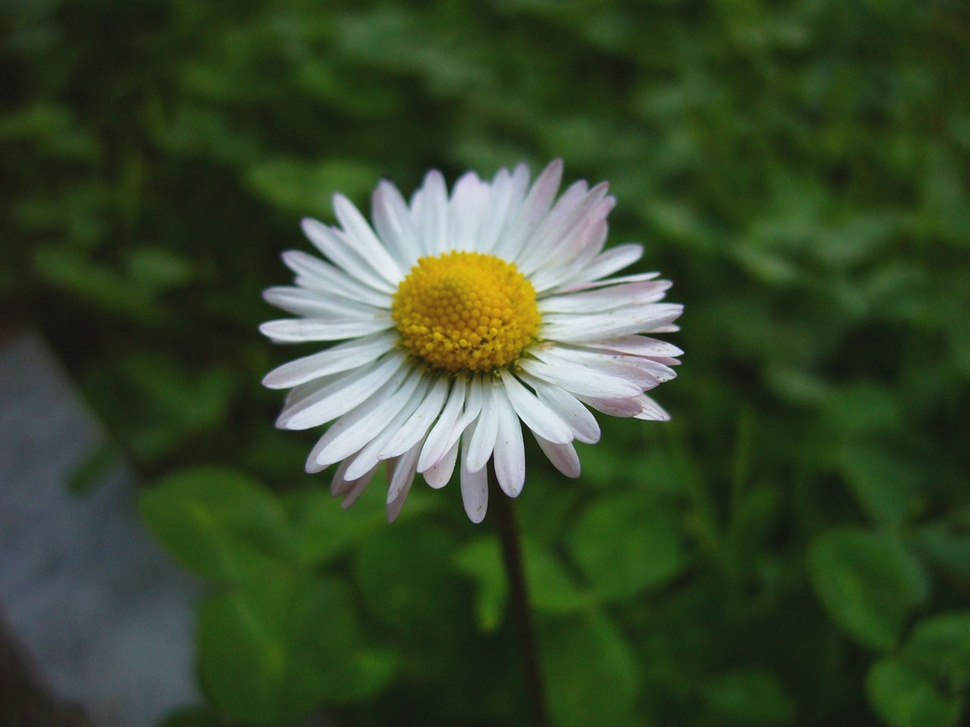
#> input picture EN/07/flower.jpg, 970 x 727 px, shrunk from 1280 x 960 before the run
$ jupyter execute --allow-errors '7 - Machine learning data preparation.ipynb'
#> lines starting #> are read from the running program, lines starting #| are printed output that depends on the picture
# 7 Machine learning data preparation

In this chapter we will be doing various operations on data in order to prepare it for our machine learning algorithms.

To get started, we have to import some packages which will help us in data preparation. These packages, or libraries as we call them, are:
- pandas, for working with tabular data
- numpy, for the mathematical operations
- sklearn, for the machine learning algorithms and other handy functions
- cv2 - for operating with images
- matplotlib - for displaying plots and graphs

[cell 1]
import cv2
import matplotlib.pyplot as plt
import pandas as pd
import numpy as np
from sklearn.feature_extraction import DictVectorizer
from sklearn.model_selection import train_test_split
from sklearn import svm

We are loading the dataset and printing the first 5 rows to see which features it has. This is just to give us an idea of what we are working with.

#> (a cell that did not finish here is left out)

We may perform some analysis on the dataset to see how many different high schools are mentioned in it.

#> (a cell that did not finish here is left out)

## Performing manual annotations on a simple data set (created in the classroom).

In this dataset there is information present for each student such as: his/her name, age, sex, their height in centimeters, which high school are they attending and their average grade (1 is lowest, 5 is the highest). Lets say for example we are a professor and want to have even more information from this dataset. In that case, one approach would be to add information if the student will pass or not according to their average grade. We can manually add another column in the dataset which will be called "Has passed" and will contain yes or no values, represented as ones and zeros respectfully.

#> (a cell that did not finish here is left out)

#> (a cell that did not finish here is left out)

Now we can see that our dataset has additionally a column named "has passed". We may add additional columns in the future depending on what we are asked to do.

## Experimenting with feature extraction

Feature extraction is the task of converting the features we already have in our dataset, into features that will be suitable for use by the machine learning algorithms. Since the algorithms are designed to better handle data which is in numerical format, our next stop in this feature extraction will be just that, to transform our data into something numerical.

Firstly we arrange our dataset into a python dictionary. We do this since the method that will convert our features into numerical features accepts dictionaries.

[cell 6]
dataset_as_dictionary = []
#> (the rest of this cell did not finish here and is left out)

We use the **DictVectorizer** class of the sklearn library in order to achieve our goal of obtaining numerical features. We create an instance of that class and call the **fit_transform()** method that will analyze the data and convert it to numbers accordingly.

[cell 7]
vect = DictVectorizer()
#> (the rest of this cell did not finish here and is left out)

We see that instead of having features in string representation, now they are transformed into a numerical representation.

## Dividing the data set in training and testing sets

An important step when making machine learning models is dividing the data into a training dataset and a testing dataset.
We do this because if we train and test the machine learning model on the same dataset, then the results will not tell us how well our model is going to perform when presented with new and unseen data. So the solution is dividing the dataset into a training and testing dataset. Like the name suggests, one will be used only in the training part of the model, while we get our metrics and make assumptions about the model when we run it on the testing dataset.

For our small dataset, it is possible to manually divide the dataset into a train and test dataset. But, when we will work with big datasets, this is going to become infeasible. We can use the helpful functionalities that the sklearn library gives us, namely the **train_test_split()** function to automatically split the dataset. Since machine learning models taka data as input and predict some target variable, we need to pass the same to the function.

In our scenario, we want to be able to predict if a student has a passing grade. The input that we will give to the machine learning model is going to be the students general information, disregarding their average grade. Here we again transform only the data that we need as input to the model into dictionaries which will be used for feature extraction.

[cell 8]
# FOR X
x_data_as_dictionary = []
#> (the rest of this cell did not finish here and is left out)

As for the target variable, we don't have to do any feature extraction, we can just use it as is. Our target variable is the "has passed" column of our dataset.

[cell 9]
vect = DictVectorizer()
#> (the rest of this cell did not finish here and is left out)

We split the dataset into 4 parts:
- x_train is the input to the model during training
- y_train is the target variable which will be used during training of the model

- x_test is the input to the model when we want to make a prediction, or compute how well our model is performing
- y_test is the target variable which we check to see if our model got right when it makes a prediction

#> (a cell that did not finish here is left out)

We create an instance of the **Support Vector Machine** model with the help of the sklearn library. In the **fit()** function we pass to it the data it needs during training.

[cell 11]
MLModel = svm.SVC()
#> (the rest of this cell did not finish here and is left out)

At the end we made a prediction about the data that we have in the testing dataset, each element representing if the student passed or not.

#> (a cell that did not finish here is left out)

## Using augmentation of the data

Most common use case for data augmentation is in images. Some machine learning models are designed to take images as input. Images are represented as three dimensional arrays, one dimension being the width, second being the height and the third one is the color (red, green, blue). The values of the width and height arrays represent the pixel intensity of a specific color.

Some forms of data augmentation in images can be quite simple. For example:
- Flipping horizontally
- Flipping vertically
- Zooming
- Rotating
- Etc.

In the following example we will see how we can load a simple image and do some augmentation to it (flipping).

[cell 13]
def visualize(image_path):
#> called with image_path = 'flower.jpg'
    img = cv2.imread(image_path, cv2.IMREAD_COLOR)
#> img is the input picture: shape (727, 970, 3); mean B, G, R 45.3, 73.5, 56.7
    img = cv2.cvtColor(img, cv2.COLOR_RGB2BGR)
    plt.imshow(img)

[cell 14]
def visualize_flipped(image_path):
#> called with image_path = 'flower.jpg'
    img = cv2.imread(image_path, cv2.IMREAD_COLOR)
    img = cv2.cvtColor(img, cv2.COLOR_RGB2BGR)
    augmented_image = cv2.flip(img, 0)
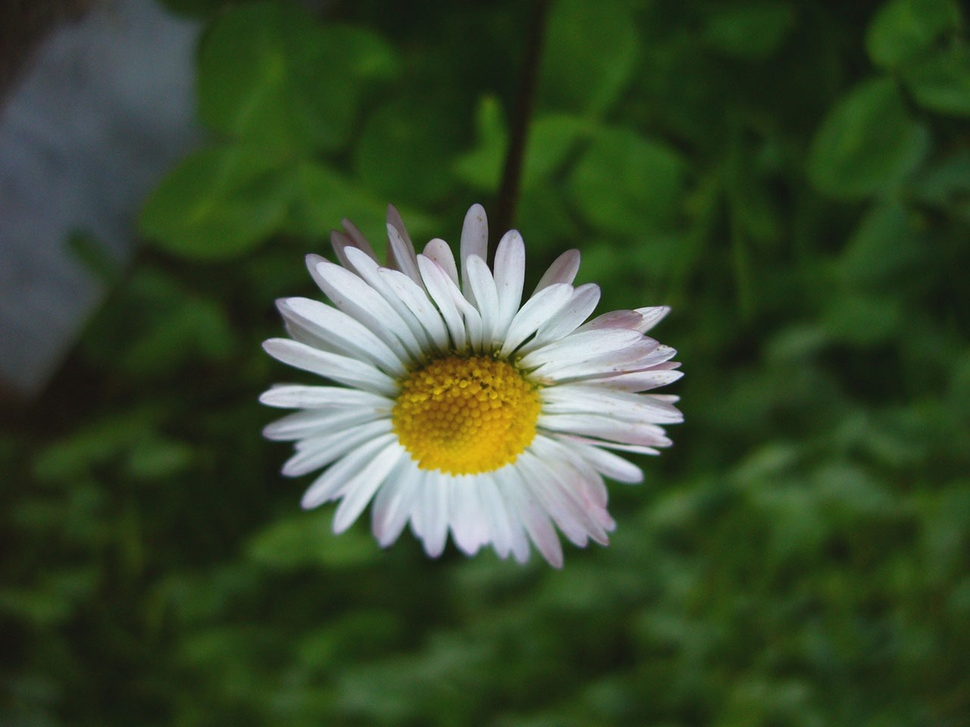
#> augmented_image: shape (727, 970, 3); mean R, G, B 56.7, 73.5, 45.3
    plt.imshow(augmented_image)
